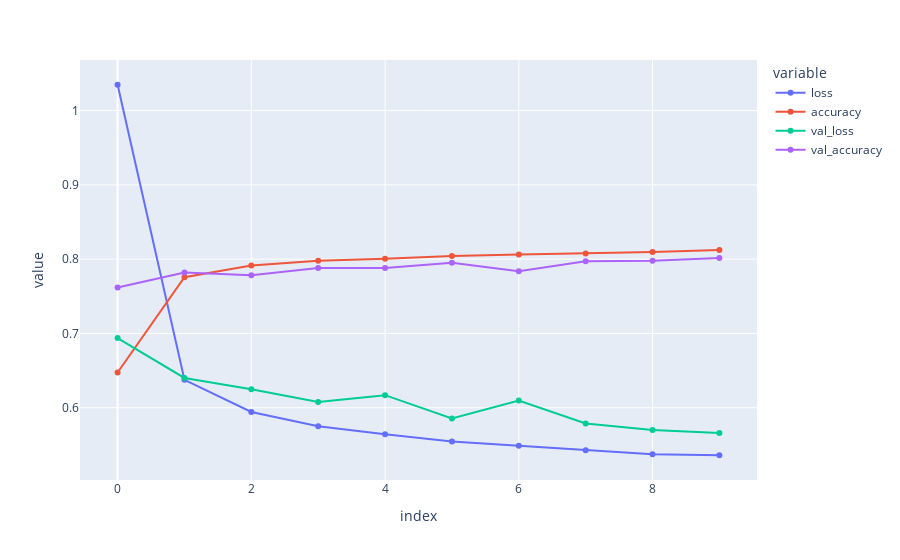

Source (notebook cell):
### Code cell
df_hystory = pd.DataFrame(history.history)
px.line(df_hystory,markers=True)#.plot(figsize=(10,7), xlabel="epochs");

### Figure 1 — Plotly figure (JSON) as saved in the notebook; plotly's stock layout.template omitted (floating-point values rounded to 4 significant figures)
{"data": [{"hovertemplate": "variable=loss<br>index=%{x}<br>value=%{y}<extra></extra>", "legendgroup": "loss", "line": {"color": "#636efa", "dash": "solid"}, "marker": {"symbol": "circle"}, "mode": "lines+markers", "name": "loss", "orientation": "v", "showlegend": true, "type": "scatter", "x": [0, 1, 2, 3, 4, 5, 6, 7, 8, 9], "xaxis": "x", "y": [1.035, 0.6376, 0.5942, 0.575, 0.5641, 0.5544, 0.5488, 0.5428, 0.5373, 0.536], "yaxis": "y"}, {"hovertemplate": "variable=accuracy<br>index=%{x}<br>value=%{y}<extra></extra>", "legendgroup": "accuracy", "line": {"color": "#EF553B", "dash": "solid"}, "marker": {"symbol": "circle"}, "mode": "lines+markers", "name": "accuracy", "orientation": "v", "showlegend": true, "type": "scatter", "x": [0, 1, 2, 3, 4, 5, 6, 7, 8, 9], "xaxis": "x", "y": [0.6474, 0.7757, 0.7914, 0.7979, 0.8006, 0.8043, 0.8063, 0.8077, 0.8097, 0.8124], "yaxis": "y"}, {"hovertemplate": "variable=val_loss<br>index=%{x}<br>value=%{y}<extra></extra>", "legendgroup": "val_loss", "line": {"color": "#00cc96", "dash": "solid"}, "marker": {"symbol": "circle"}, "mode": "lines+markers", "name": "val_loss", "orientation": "v", "showlegend": true, "type": "scatter", "x": [0, 1, 2, 3, 4, 5, 6, 7, 8, 9], "xaxis": "x", "y": [0.6937, 0.64, 0.6247, 0.6078, 0.6169, 0.5855, 0.6097, 0.5787, 0.5698, 0.5658], "yaxis": "y"}, {"hovertemplate": "variable=val_accuracy<br>index=%{x}<br>value=%{y}<extra></extra>", "legendgroup": "val_accuracy", "line": {"color": "#ab63fa", "dash": "solid"}, "marker": {"symbol": "circle"}, "mode": "lines+markers", "name": "val_accuracy", "orientation": "v", "showlegend": true, "type": "scatter", "x": [0, 1, 2, 3, 4, 5, 6, 7, 8, 9], "xaxis": "x", "y": [0.7617, 0.782, 0.7783, 0.7881, 0.7881, 0.7951, 0.7836, 0.7971, 0.7977, 0.8014], "yaxis": "y"}], "layout": {"legend": {"title": {"text": "variable"}, "tracegroupgap": 0}, "margin": {"t": 60}, "xaxis": {"anchor": "y", "domain": [0, 1], "title": {"text": "index"}}, "yaxis": {"anchor": "x", "domain": [0, 1], "title": {"text": "value"}}}}
